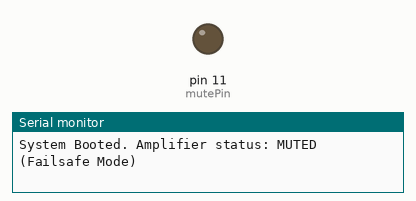
A sketch run on a simulated Arduino Uno, built with avr-gcc and run on an emulated ATmega328P. Parts: output pins drawn as LEDs (lit = HIGH), the last lines printed to the serial monitor.

Above: at 0.1 s.
At 10.1 s:
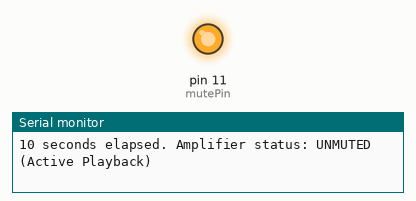
Timing chart, 0 to 11.6 s (numbered marks = the images above):
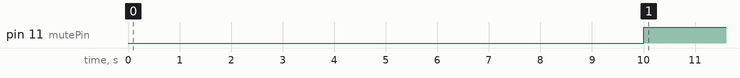

Measured:
- by itself, pin 11 (mutePin): LOW → HIGH at 10.0 s

The sketch:

mute_test.ino
```cpp
/*
 * Raspberry Pi Pico 2 (RP2350) - Safe Delay Mute Controller
 * Holds GPIO 11 LOW (Muted) for 10 seconds post-boot, then shifts HIGH (Unmuted).
 * Uses a non-blocking millis() timer to keep the CPU active.
 */

// Define the mute control pin (GPIO 11 on Pico 2)
const int mutePin = 11;

// Configurable delay in milliseconds (10 seconds)
const unsigned long muteDuration = 10000;

// Flag to track the switching state
bool isUnmuted = false;

void setup() {
  // 1. Immediately force the pin LOW before establishing it as an output.
  // This guarantees the absolute minimum transition window during boot.
  digitalWrite(mutePin, LOW);
  pinMode(mutePin, OUTPUT);

  // Optional: Initialize Serial Monitor for debugging
  Serial.begin(115200);
  Serial.println("System Booted. Amplifier status: MUTED (Failsafe Mode)");
}

void loop() {
  // Check if 10 seconds have elapsed and we haven't unmuted yet
  if (!isUnmuted && (millis() >= muteDuration)) {
    digitalWrite(mutePin, HIGH); // Send 3.3V to turn on the 4N25 and unmute the amp
    isUnmuted = true;            // Flip flag to prevent repeated execution

    Serial.println("10 seconds elapsed. Amplifier status: UNMUTED (Active Playback)");
  }

  // Your main audio logic or other application code can go here without being blocked
}
```
